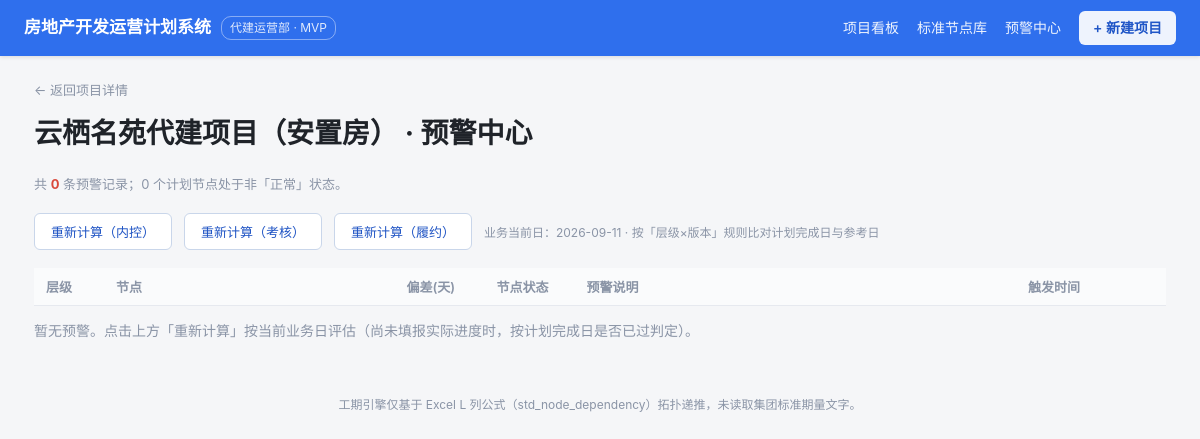
Before: /project/3/alerts with the older database file.
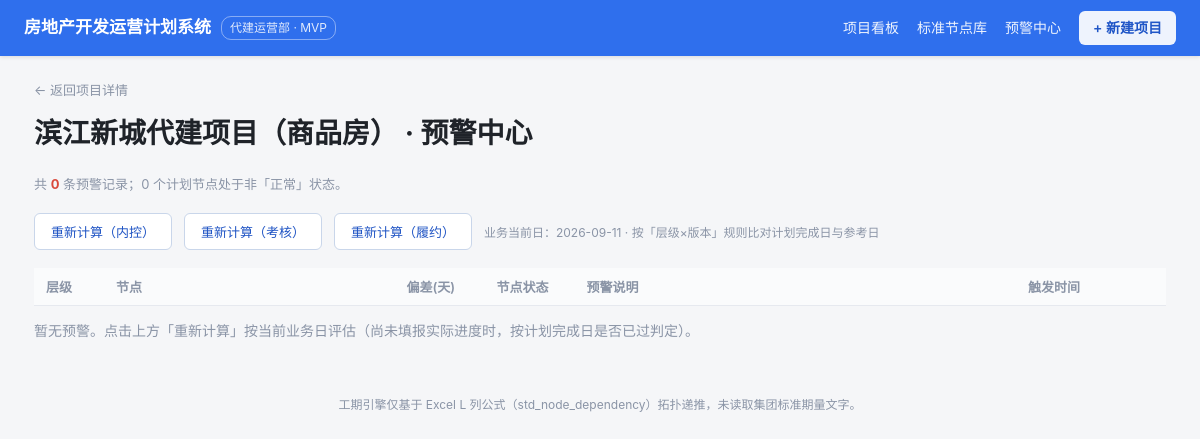
After: the same page with the newer database file.
### tables this page shows
CREATE TABLE "project" ("id" INTEGER PRIMARY KEY, "name" TEXT, "client" TEXT, "building_type_id" INTEGER, "plan_start" TEXT, "plan_deliver" TEXT, "status" TEXT, "prereq_json" TEXT);

### app/app.py (the view)
@app.route("/project/<int:pid>/alerts")
def project_alerts(pid):
    con = db(); cur = con.cursor()
    cur.execute("SELECT id,name FROM project WHERE id=?", (pid,))
    p = cur.fetchone()
    if not p:
        cur.close(); con.close(); return "项目不存在", 404
    cur.execute(
        "SELECT ar.id,ar.plan_node_id,ar.triggered_at,ar.delay_days,ar.message,pn.level,pn.name AS node_name,"
        "pn.status AS node_status,pn.finish_inner "
        "FROM alert_record ar JOIN plan_node pn ON ar.plan_node_id=pn.id "
        "WHERE pn.project_id=? ORDER BY ar.delay_days DESC", (pid,))
    records = [dict(r) for r in cur.fetchall()]
    cur.execute("SELECT COUNT(*) AS c FROM plan_node WHERE project_id=? AND status<>'正常'", (pid,))
    flagged = cur.fetchone()["c"]
    cur.close(); con.close()
    return render_template("project_alerts.html", p=p, records=records, flagged=flagged,
                           plan_types=PLAN_TYPES, today=TODAY)

### app/app.py (called while the page is built)
def db():
    return get_conn()

### db/dbconn.py (called while the page is built, shortened)
def _dict_factory(cursor, row):
    return {col[0]: row[i] for i, col in enumerate(cursor.description)}

def get_conn():
    con = sqlite3.connect(SQLITE_PATH, check_same_thread=False)
    con.row_factory = _dict_factory
    con.execute("PRAGMA journal_mode=DELETE")
    con.execute("PRAGMA busy_timeout=5000")
    return con

### app/templates/project_alerts.html (shortened to what this page needs)
<meta charset="UTF-8">{% extends "base.html" %}
{% block content %}
<a class="back" href="{{ url_for('project_detail', pid=p.id) }}">← 返回项目详情</a>
<h1 style="margin-top:10px">{{ p.name }} · 预警中心</h1>
<div class="page-sub">共 <b style="color:var(--crit)">{{ records|length }}</b> 条预警记录；{{ flagged }} 个计划节点处于非「正常」状态。</div>
{% for pt in plan_types %}
<form method="post" action="{{ url_for('project_compute_alerts', pid=p.id) }}" style="display:inline;margin-right:8px">
  <button class="btn-ghost" type="submit">重新计算（{{ pt }}）</button>
</form>
{% endfor %}
<span class="muted" style="font-size:12px">业务当前日：{{ today }} · 按「层级×版本」规则比对计划完成日与参考日</span>
<table style="margin-top:18px">
  <thead><tr>
    <th style="width:70px">层级</th><th>节点</th><th style="width:90px">偏差(天)</th>
    <th style="width:90px">节点状态</th><th>预警说明</th><th style="width:150px">触发时间</th>
  </tr></thead>
</table>
{% if not records %}<p class="muted">暂无预警。点击上方「重新计算」按当前业务日评估（尚未填报实际进度时，按计划完成日是否已过判定）。</p>{% endif %}
{% endblock %}

Changed rows visible on the page:
changed project: name "云栖名苑代建项目（安置房）" → "滨江新城代建项目（商品房）"
